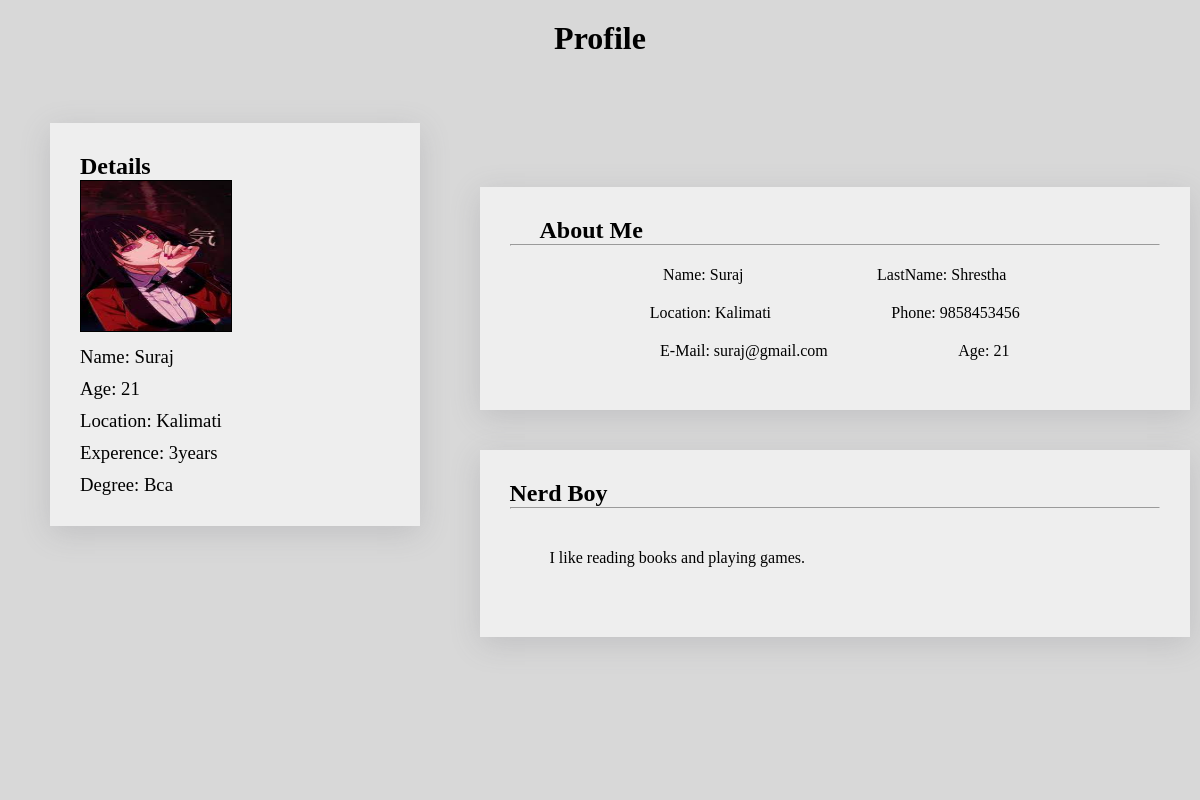
Screenshot of /Managersite/emplyee_view.php?eid=155 (signed in) with the database file from the repository.
### tables this page shows
CREATE TABLE `employee` (
  `eid` int(50) NOT NULL,
  `d_id` int(50) DEFAULT NULL,
  `emp_name` varchar(50) NOT NULL,
  `emp_email` varchar(50) NOT NULL,
  `emp_lastname` varchar(50) NOT NULL,
  `emp_phone` varchar(50) DEFAULT NULL,
  `e_pw` varchar(50) NOT NULL,
  `em_img` varchar(60) DEFAULT NULL,
  `location` varchar(50) DEFAULT NULL,
  `Age` tinyint(100) DEFAULT NULL,
  `Experence` varchar(50) DEFAULT NULL,
  `Degree` varchar(50) DEFAULT NULL,
  `Short-detail` varchar(50) DEFAULT NULL,
  `About-Your-Self` varchar(200) DEFAULT NULL
);

### Managersite/emplyee_view.php (the view, shortened to what this page needs)
<!DOCTYPE html>
<html lang="en">
<head>
</head>
<body>
    <?php
        if(isset($_SESSION['username']))
        {
            $conn = mysqli_connect("localhost","root","","workprogresstracker");
            $e_id =$_GET['eid'];
            $sql = "SELECT * FROM employee WHERE eid = $e_id";
            $result = mysqli_query($conn,$sql);
            $row = mysqli_fetch_assoc($result);
    ?>
    <main id="blur_bg">
        <header>
            <h1>Profile</h1>
        </header>
        <aside>
            <div class="card">
                <h1> Details </h1>
                <img src="uploads/<?php echo $row['em_img'];?>" alt="profile" height="150px" width="150px">
                <div><h3>Name: <?php echo $row['emp_name'];?></h3></div>
                <div><h3>Age: <?php echo $row['Age'];?></h3></div>
                <div><h3>Location: <?php echo isset($row['location']) ? $row['location'] : 'no location'; ?></h3></div>
                <div><h3>Experence: <?php echo isset($row['Experence']) ? $row['Experence']."years" :'-'; ?></h3></div>
                <div><h3>Degree: <?php echo isset($row['Degree']) ? $row['Degree']: "-";?></h3></div>
            </div>
        </aside>
        <article>
        <div class="card">
           <h2>About Me</h2>
           <hr>
               <div class="flex-box">
                    <h4>Name:  <?php echo $row['emp_name'];?></h4>
                   <h4>LastName:  <?php echo $row['emp_lastname'];?></h4>
                </div >
                <div class="flex-box">
                <h4>Location:  <?php echo $row['location'];?></h4>
                    <h4>Phone:  <?php echo $row['emp_phone'];?></h4>
                </div>
                <div class="flex-box">
                    <h4>E-Mail:  <?php echo $row['emp_email'];?></h4>
                    <h4>Age:  <?php echo $row['Age'];?></h4>
                </div>
        </div>
        <div class="card spacingtop">
        <h1> <?php echo $row['Short-detail'];?></h1>
        <hr>
        <div class="card" style="box-shadow: none;">
        <p><?php echo $row['About-Your-Self'];?></p>
        </div>
        </div>
        </article>
        <footer>
        </footer>
    </main>
    <?php
        }
        else {
                echo "";
        }?>
</body>
</html>

### Managersite/emplyee_view.php (style rules this page uses)
* { margin: 0; padding: 0; }
body { background-color: #D8D8D8; }
main { display: grid; background-color: #D8D8D8; width: 100%; height: 100vh; grid-template-areas: "head head head " "side content content" "foot foot foot"; grid-template-rows: 73px auto 50px; }
img { border: 1px solid black; }
header { grid-area: head; background-color: #D8D8D8; height: 60px; padding: 20px; text-align: center; }
article { grid-area: content; background-color: #D8D8D8; margin-block: auto; }
article h2 { margin-left: 30px; }
aside { grid-area: side; background-color: #D8D8D8; padding: 40px; }
footer { grid-area: foot; background-color: #D8D8D8; }
.card { margin: 10px; padding: 30px; background-color: #EEEEEE; box-shadow: rgba(100, 100, 111, 0.2) 0px 7px 29px 0px; }
h3 { margin-top: 10px; font-weight: 100; }
h4 { font-weight: 100; }
.flex-box { display: flex; justify-content: space-evenly; align-content: center; flex-wrap: wrap; margin: 20px; }
.spacingtop { margin-top: 40px; }

### rows the page displays
employee: em_img (picture), emp_name "Suraj", Age "21", location "Kalimati", Experence "3", Degree "Bca", emp_lastname "Shrestha", emp_phone "9858453456", emp_email "suraj@gmail.com", value "Nerd Boy", value "I like reading books and playing games."
